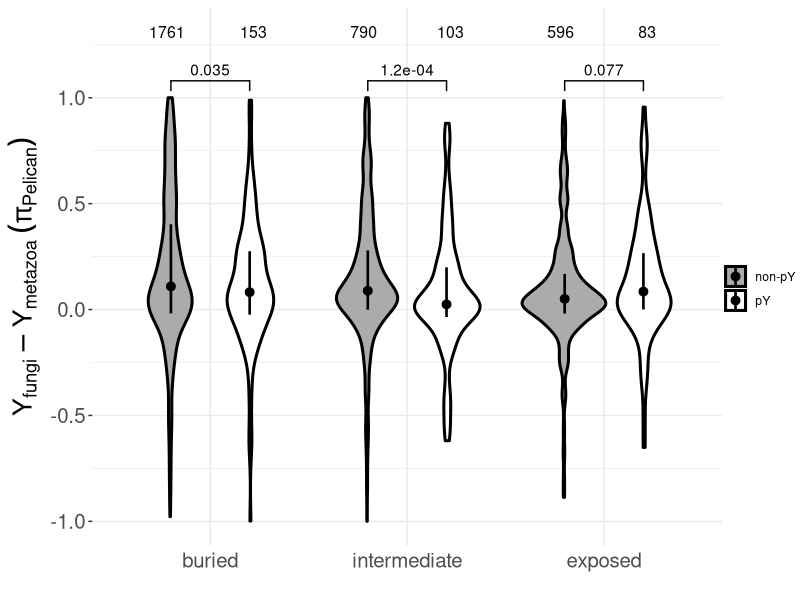

Reproduce this figure in R.
## ---- chunk 1

pel_tab <- read.table('all_sites_pY_parameters_mss.txt', head=T)

## ---- chunk 2

median.quartile <- function(x){
  out <- quantile(x, probs = c(0.25,0.5,0.75))
  names(out) <- c("ymin","y","ymax")
  return(out) 
}

## ---- chunk 3

pel_tab <- read.table('all_sites_pY_parameters_mss.txt', head=T)
pel_tab_acc_pos <- paste(pel_tab[,1],pel_tab[,4],sep='_')

## native sites

native_sites <- read.table('native_all_Lanz_Leutert_union.txt')
native_sites <- native_sites[,1]

## spurious pY that align to human pY

sc_py_hs_py_aligned <- read.csv('sc_pY_human_pY_aligned_4F.csv')
sc_py_hs_py_aligned_sites <- paste(sc_py_hs_py_aligned[,1],sc_py_hs_py_aligned[,3],sep='_')

# sites to exclude (native and human-aligning)

exclude_sites <- unique(c(native_sites,sc_py_hs_py_aligned_sites))

pel_tab <- pel_tab[!pel_tab_acc_pos %in% exclude_sites,]

####

pt_all <- pel_tab[,c(2,9,11,12)]
colnames(pt_all) <- c('RSA','param','signif','class')
pt_all <- data.frame(pt_all,0)
pt_all[pt_all[,1] < 0.2,5] <- 'buried'
pt_all[pt_all[,1] > 0.4,5] <- 'exposed'
pt_all[pt_all[,1] >= 0.2 & pt_all[,1] <= 0.4,5] <- 'intermediate'

### 0.05

pt_signif <- pt_all[pt_all[,3] < 0.05,]
colnames(pt_signif) <- c('RSA','param','signif','phospho','buried')

###

sample_sizes <- table(paste(pt_signif[,4],pt_signif[,5]))
sample_sizes <- sample_sizes[c(1,4,3,6,2,5)]

###

## Show the violin plot with the p-values inferred from ggsignif

pt_signif$buried <- factor(pt_signif$buried, levels = c('buried','intermediate','exposed'))

library(ggsignif)
library(ggplot2)

pt_signif[,4] <- gsub('non_pY','non-pY',pt_signif[,4])

p <- ggplot(pt_signif, aes(x=buried, y=param, fill=phospho)) + geom_violin(color='black', lwd=1.03, width=0.85, position = position_dodge(width = 0.815))
p <- p+theme_bw()
p <- p + theme(panel.border= element_blank())
p <- p + stat_summary(fun.data = median.quartile, color = 'black', lwd=0.90, position = position_dodge(width = 0.80))
p <- p+scale_fill_manual(values=c(colors()[220],'white'))
p <- p+xlab('')+ylab(expression(Y[fungi] - Y[metazoa] ~  (pi[ Pelican])))
p <- p+theme(axis.text=element_text(size=14.75),axis.title.x=element_text(size=11.5,face="plain"),axis.title.y=element_text(size=19,face="plain"),plot.title=element_text(size=12,face='bold'))
p <- p+guides(fill=guide_legend(""))
p <- p + theme(axis.ticks.x = element_line(color = c(NA, NA, NA)))
p <- p+theme(legend.margin=margin(0,0,0,0),legend.box.margin=margin(-10,-2,-10,-10))
p <- p + geom_signif(y_position = c(1.08,1.08,1.08), xmin = c(0.8,1.8,2.8), 
              xmax = c(1.2,2.2,3.2), annotation = c("0.035","1.2e-04","0.077"),
              tip_length = 0.02)
p <- p + geom_text(data=data.frame(), aes(x=c(0.78,1.22,1.78,2.22,2.78,3.22), y=rep(1.31,6), label=sample_sizes), size=4, inherit.aes = F)

ggsave(file='Figure_5g.pdf', plot=p, width=5.45, height=3.6)

